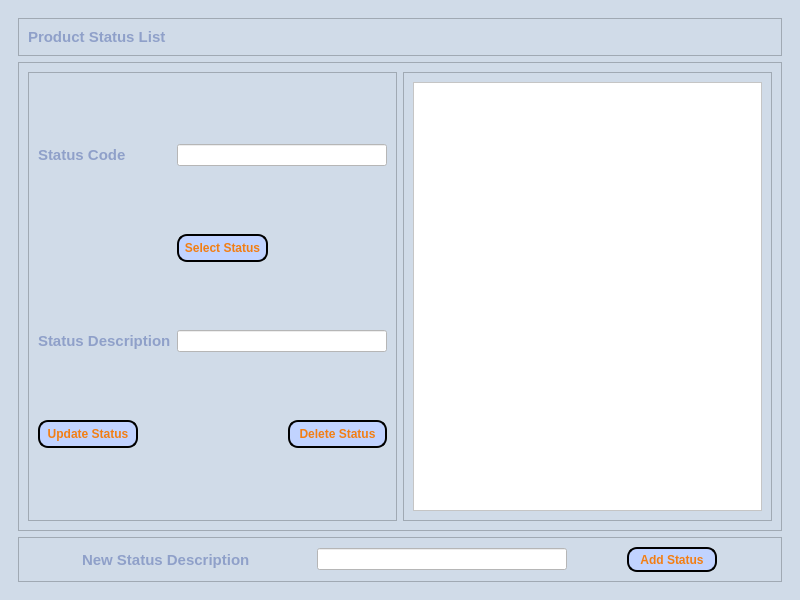
<?xml version="1.0" encoding="UTF-8"?>
<ui version="4.0">
 <class>ProductStatusList</class>
 <widget class="QMainWindow" name="ProductStatusList">
  <property name="geometry">
   <rect>
    <x>0</x>
    <y>0</y>
    <width>800</width>
    <height>600</height>
   </rect>
  </property>
  <property name="windowTitle">
   <string>Product Status List</string>
  </property>
  <property name="styleSheet">
   <string notr="true">background-color:#D0DBE8</string>
  </property>
  <widget class="QWidget" name="centralwidget">
   <layout class="QVBoxLayout" name="verticalLayout">
    <item>
     <widget class="QScrollArea" name="scrollArea">
      <property name="styleSheet">
       <string notr="true">QLineEdit{background-color:white;}
QPushButton{color:#F27E14; border: 2px solid black; border-radius: 10px; font-weight: bold; background-color:#C1D3FF;}
QTableWidget{background-color:white;}
QLabel{color:#8FA0C9; font-weight: bold; font-size:15px;}</string>
      </property>
      <property name="frameShape">
       <enum>QFrame::NoFrame</enum>
      </property>
      <property name="widgetResizable">
       <bool>true</bool>
      </property>
      <widget class="QWidget" name="scrollAreaWidgetContents">
       <property name="geometry">
        <rect>
         <x>0</x>
         <y>0</y>
         <width>778</width>
         <height>578</height>
        </rect>
       </property>
       <layout class="QVBoxLayout" name="verticalLayout_2">
        <item>
         <widget class="QFrame" name="frame">
          <property name="styleSheet">
           <string notr="true"/>
          </property>
          <property name="frameShape">
           <enum>QFrame::StyledPanel</enum>
          </property>
          <property name="frameShadow">
           <enum>QFrame::Raised</enum>
          </property>
          <layout class="QHBoxLayout" name="horizontalLayout_2">
           <item>
            <widget class="QLabel" name="Form_Name">
             <property name="font">
              <font>
               <pointsize>-1</pointsize>
               <weight>75</weight>
               <bold>true</bold>
              </font>
             </property>
             <property name="styleSheet">
              <string notr="true">color:#8FA0C9</string>
             </property>
             <property name="text">
              <string>Product Status List</string>
             </property>
             <property name="alignment">
              <set>Qt::AlignLeading|Qt::AlignLeft|Qt::AlignVCenter</set>
             </property>
            </widget>
           </item>
           <item>
            <widget class="QLabel" name="Hallywell_Linen_Company">
             <property name="maximumSize">
              <size>
               <width>437</width>
               <height>133</height>
              </size>
             </property>
             <property name="text">
              <string/>
             </property>
             <property name="pixmap">
              <pixmap>../../PycharmProjects/CIS-3365/Hallywell CRMS v1/Hallywell_Linen_Company.png</pixmap>
             </property>
             <property name="scaledContents">
              <bool>true</bool>
             </property>
            </widget>
           </item>
          </layout>
         </widget>
        </item>
        <item>
         <widget class="QFrame" name="frame_2">
          <property name="frameShape">
           <enum>QFrame::StyledPanel</enum>
          </property>
          <property name="frameShadow">
           <enum>QFrame::Raised</enum>
          </property>
          <layout class="QHBoxLayout" name="horizontalLayout">
           <item>
            <widget class="QFrame" name="frame_3">
             <property name="frameShape">
              <enum>QFrame::StyledPanel</enum>
             </property>
             <property name="frameShadow">
              <enum>QFrame::Raised</enum>
             </property>
             <layout class="QGridLayout" name="gridLayout">
              <item row="0" column="0">
               <widget class="QLabel" name="label">
                <property name="text">
                 <string>Status Code</string>
                </property>
               </widget>
              </item>
              <item row="4" column="0">
               <widget class="QPushButton" name="update_button">
                <property name="minimumSize">
                 <size>
                  <width>37</width>
                  <height>28</height>
                 </size>
                </property>
                <property name="maximumSize">
                 <size>
                  <width>100</width>
                  <height>16777215</height>
                 </size>
                </property>
                <property name="text">
                 <string>Update Status</string>
                </property>
               </widget>
              </item>
              <item row="2" column="1">
               <widget class="QPushButton" name="Select_Button">
                <property name="maximumSize">
                 <size>
                  <width>91</width>
                  <height>28</height>
                 </size>
                </property>
                <property name="text">
                 <string>Select Status</string>
                </property>
               </widget>
              </item>
              <item row="3" column="0">
               <widget class="QLabel" name="label_2">
                <property name="text">
                 <string>Status Description</string>
                </property>
               </widget>
              </item>
              <item row="3" column="1">
               <widget class="QLineEdit" name="lineEdit_Desc"/>
              </item>
              <item row="4" column="1" alignment="Qt::AlignRight">
               <widget class="QPushButton" name="delete_button">
                <property name="minimumSize">
                 <size>
                  <width>99</width>
                  <height>24</height>
                 </size>
                </property>
                <property name="maximumSize">
                 <size>
                  <width>100</width>
                  <height>105</height>
                 </size>
                </property>
                <property name="text">
                 <string>Delete Status</string>
                </property>
               </widget>
              </item>
              <item row="0" column="1">
               <widget class="QLineEdit" name="lineEdit_Code"/>
              </item>
             </layout>
            </widget>
           </item>
           <item>
            <widget class="QFrame" name="frame_4">
             <property name="frameShape">
              <enum>QFrame::StyledPanel</enum>
             </property>
             <property name="frameShadow">
              <enum>QFrame::Raised</enum>
             </property>
             <layout class="QVBoxLayout" name="verticalLayout_3">
              <item>
               <widget class="QTableWidget" name="tableWidget"/>
              </item>
             </layout>
            </widget>
           </item>
          </layout>
         </widget>
        </item>
        <item>
         <widget class="QFrame" name="frame_5">
          <property name="frameShape">
           <enum>QFrame::StyledPanel</enum>
          </property>
          <property name="frameShadow">
           <enum>QFrame::Raised</enum>
          </property>
          <layout class="QHBoxLayout" name="horizontalLayout_3">
           <item>
            <widget class="QLabel" name="label_3">
             <property name="maximumSize">
              <size>
               <width>175</width>
               <height>16777215</height>
              </size>
             </property>
             <property name="text">
              <string>New Status Description</string>
             </property>
            </widget>
           </item>
           <item>
            <widget class="QLineEdit" name="lineEdit_NewDesc">
             <property name="maximumSize">
              <size>
               <width>250</width>
               <height>16777215</height>
              </size>
             </property>
            </widget>
           </item>
           <item>
            <widget class="QPushButton" name="add_button">
             <property name="minimumSize">
              <size>
               <width>76</width>
               <height>25</height>
              </size>
             </property>
             <property name="maximumSize">
              <size>
               <width>90</width>
               <height>90</height>
              </size>
             </property>
             <property name="text">
              <string>Add Status</string>
             </property>
            </widget>
           </item>
          </layout>
         </widget>
        </item>
       </layout>
      </widget>
     </widget>
    </item>
   </layout>
  </widget>
 </widget>
 <resources/>
 <connections/>
</ui>
